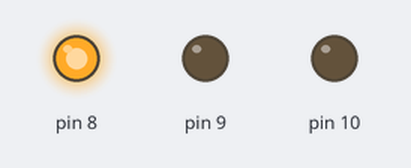
Bench run of a sketch on a simulated Arduino Uno, built with avr-gcc and run on an emulated ATmega328P. Parts: output pins drawn as LEDs (lit = HIGH).

Above: at 0.2 s.
At 1.2 s:
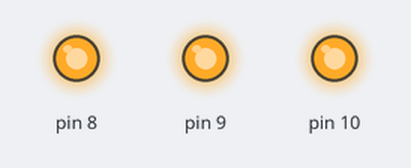
At 1.7 s:
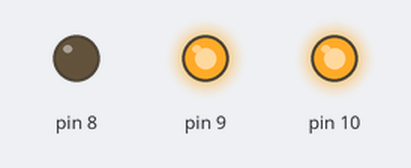
At 2.2 s:
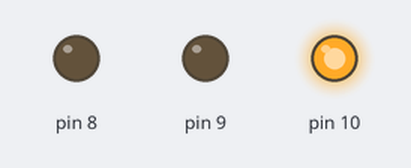
At 3.7 s:
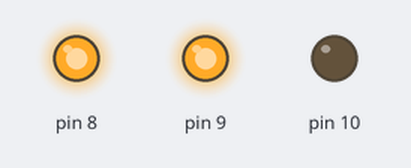
At 5.7 s:
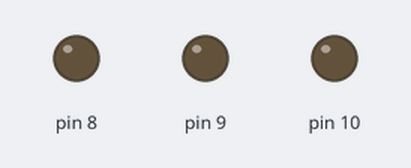
Timing chart, 0 to 6.9 s (numbered marks = the images above):
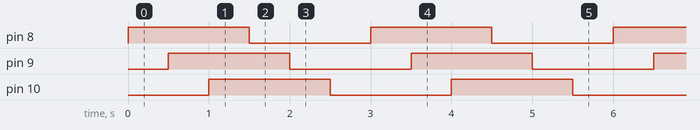

Measured:
- by itself, pin 8–10: alternates HIGH for 1.5 s and LOW for 1.5 s
- by itself, everything shown: repeats every 3.0 s, in 6 steps

The sketch:

UV_LED.ino
```cpp
void setup() {
  for (int i = 8; i < 11; ++i) {
    pinMode(i, OUTPUT);
  }

}

void loop() {
  uvLed_ON(500);
  uvLed_OFF(500);
}

void uvLed_ON(int a) {
  for (int i = 8; i < 11; ++i) {
    digitalWrite(i, HIGH);
    delay(a);
  }
}

void uvLed_OFF(int a) {
  for (int i = 8; i < 11; ++i) {
    digitalWrite(i, LOW);
    delay(a);
  }
}
```
